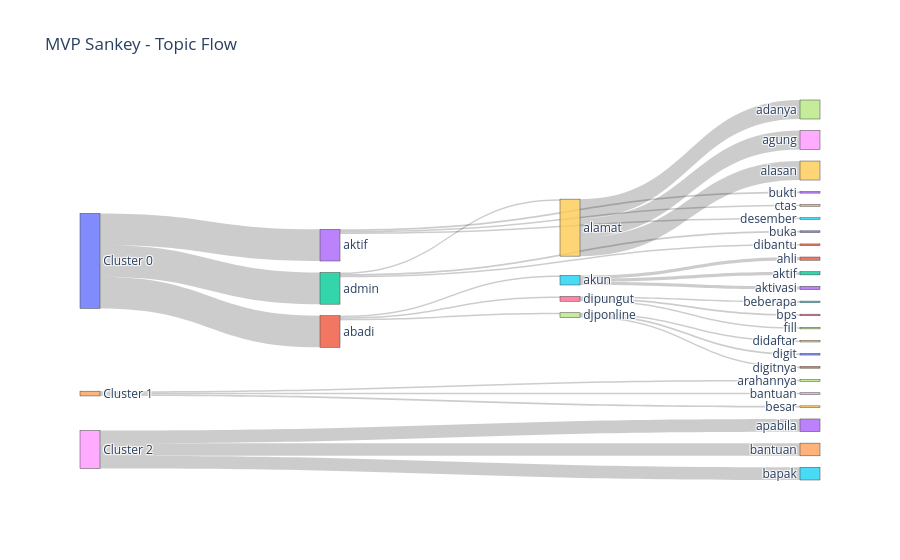

Source (notebook cell):
### Code cell
!pip install plotly

### Figure 1 — Plotly figure (JSON) as saved in the notebook; plotly's stock layout.template omitted (floating-point values rounded to 4 significant figures)
{"data": [{"link": {"source": [0, 0, 0, 1, 1, 1, 2, 2, 2, 3, 3, 3, 4, 4, 4, 5, 5, 5, 6, 6, 6, 7, 7, 7, 8, 8, 8, 9, 9, 9], "target": [1, 2, 3, 5, 6, 7, 9, 10, 11, 13, 14, 15, 17, 18, 19, 21, 22, 23, 25, 26, 27, 29, 30, 31, 33, 34, 35, 37, 38, 39], "value": [20, 20, 20, 1, 1, 1, 1, 1, 1, 1, 1, 1, 1, 1, 1, 2, 2, 2, 1, 1, 1, 1, 1, 1, 8, 8, 8, 12, 12, 12]}, "node": {"label": ["Cluster 0", "abadi", "admin", "aktif", "Cluster 1", "akun", "dipungut", "djponline", "Cluster 2", "alamat", "buka", "dibantu", "Cluster 3", "bukti", "ctas", "desember", "Cluster 4", "arahannya", "bantuan", "besar", "Cluster 5", "ahli", "aktif", "aktivasi", "Cluster 6", "beberapa", "bps", "fill", "Cluster 7", "didaftar", "digit", "digitnya", "Cluster 8", "apabila", "bantuan", "bapak", "Cluster 9", "adanya", "agung", "alasan"], "pad": 15, "thickness": 20}, "type": "sankey"}], "layout": {"font": {"size": 12}, "title": {"text": "MVP Sankey - Topic Flow"}}}
